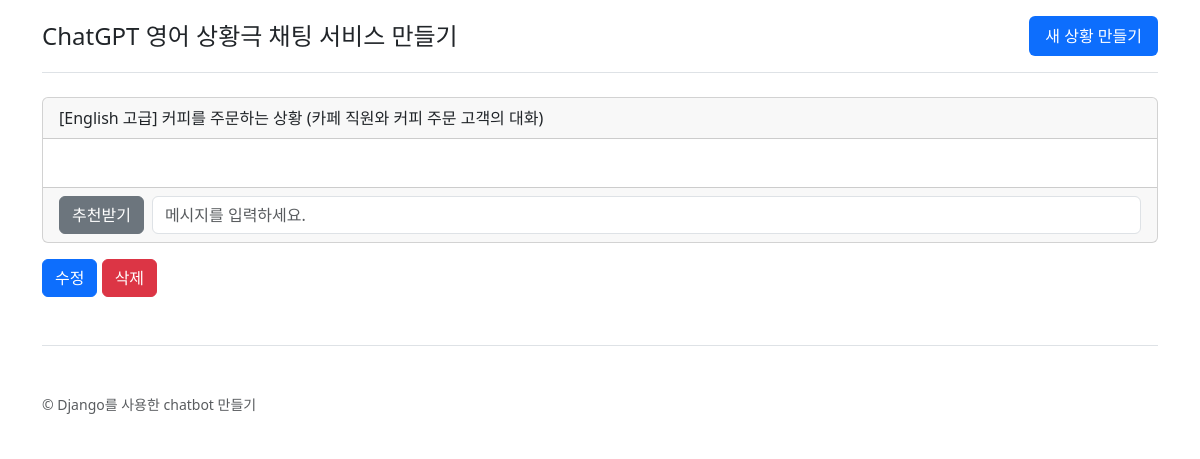
The app's page /10/ (signed in) with its own data.
### chat/models.py (models this page shows, shortened)
class RolePlayingRoom(models.Model):
    class Language(models.TextChoices): # 입력 문자열 범위 제한(선택지)
        ENGLISH = "en-US", "English" # en-US는 db에 저장되는 값
        JAPANESE = "ja-JP", "Japanese"
        CHINESE = "zh-CN", "Chinese"
        SPANISH = "es-ES", "Spanish"
        FRENCH = "fr-FR", "French"
        GERMAN = "de-DE", "German"
        RUSSIAN = "ru-RU", "Russian"
    class Level(models.IntegerChoices): # 숫자
        BEGINNER = 1, "초급"
        ADVANCED = 2, "고급"
    class Meta: # Query set에 디폴트 정렬 방향 지정
        ordering = ["-pk"] # 기본 키의 역순 정렬
    user = models.ForeignKey(settings.AUTH_USER_MODEL, on_delete=models.CASCADE) # 생성 user 기록
    language = models.CharField(
        max_length=10,
        choices=Language.choices,
        default=Language.ENGLISH,
        verbose_name="대화 언어",
    )
    level = models.SmallIntegerField( # 1=초급, 2=고급
        choices=Level.choices, default=Level.BEGINNER, verbose_name="레벨"
    )
    situation = models.CharField(max_length=100, verbose_name="상황")
    situation_en = models.CharField(
        max_length=100,
        blank=True,
        verbose_name="상황 (영문)",
        help_text="GPT 프롬프트에 직접적으로 활용됩니다. 비워두시면, situation 필드를 번역하여 자동 반영됩니다.",
    )
    my_role = models.CharField(max_length=100, verbose_name="내 역할")
    my_role_en = models.CharField(
        max_length=100,
        blank=True,
        verbose_name="내 역할 (영문)",
        help_text="GPT 프롬프트에 직접적으로 활용됩니다. 비워두시면, my_role 필드를 번역하여 자동 반영됩니다.",
    )
    gpt_role = models.CharField(max_length=100, verbose_name="GPT 역할")
    gpt_role_en = models.CharField(
        max_length=100,
        blank=True,
        verbose_name="GPT 역할 (영문)",
        help_text="GPT 프롬프트에 직접적으로 활용됩니다. 비워두시면, gpt_role 필드를 번역하여 자동 반영됩니다.",
    )

### chat/views.py (the view)
@method_decorator(staff_member_required, name="dispatch")
class RolePlayingRoomDetailView(DetailView):
    model = RolePlayingRoom
    def get_queryset(self):
        qs = super().get_queryset()
        qs = qs.filter(user=self.request.user)
        return qs

### chat/templates/chat/roleplayingroom_detail.html (shortened to what this page needs)
{% extends "chat/base.html" %}
{% block content %}
    <div class="row">
        <div class="col-sm-12">
            <div class="card">
                <div class="card-header">
                    [{{ roleplayingroom.get_language_display }}
                    {{ roleplayingroom.get_level_display }}]
                    {{ roleplayingroom.situation }}
                    ({{ roleplayingroom.gpt_role }}와 {{ roleplayingroom.my_role }}의 대화)
                </div>
                <div class="card-body">
                </div>
                <div class="card-footer">
                    <div class="d-flex gap-2">
                        <button class="btn btn-secondary" id="recommend-button">추천받기</button>
                        <form id="message-form" class="d-flex gap-1 flex-grow-1">
                            <input type="text"
                                   name="message"
                                   placeholder="메시지를 입력하세요."
                                   class="form-control flex-grow-1" />
                        </form>
                    </div>
                </div>
            </div>
        </div>
    </div>
    <div class="my-3">
        <a href="{% url 'role_playing_room_edit' roleplayingroom.pk %}"
           class="btn btn-primary">수정</a>
        <a href="{% url 'role_playing_room_delete' roleplayingroom.pk %}"
           class="btn btn-danger">삭제</a>
    </div>
{% endblock %}

### records on screen
RolePlayingRoom: language "English", level "고급", situation "커피를 주문하는 상황", gpt_role "카페 직원", my_role "커피 주문 고객"
